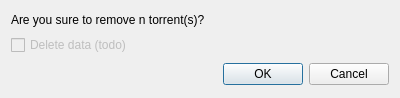
<?xml version="1.0" encoding="UTF-8"?>
<ui version="4.0">
 <class>RemoveDialog</class>
 <widget class="QDialog" name="RemoveDialog">
  <property name="geometry">
   <rect>
    <x>0</x>
    <y>0</y>
    <width>400</width>
    <height>98</height>
   </rect>
  </property>
  <property name="windowTitle">
   <string>Remove torrents</string>
  </property>
  <property name="modal">
   <bool>true</bool>
  </property>
  <layout class="QVBoxLayout" name="verticalLayout">
   <item>
    <widget class="QLabel" name="label">
     <property name="sizePolicy">
      <sizepolicy hsizetype="Preferred" vsizetype="Fixed">
       <horstretch>0</horstretch>
       <verstretch>0</verstretch>
      </sizepolicy>
     </property>
     <property name="text">
      <string>Are you sure to remove n torrent(s)?</string>
     </property>
    </widget>
   </item>
   <item>
    <widget class="QCheckBox" name="data">
     <property name="enabled">
      <bool>false</bool>
     </property>
     <property name="text">
      <string>Delete data (todo)</string>
     </property>
    </widget>
   </item>
   <item>
    <widget class="QDialogButtonBox" name="buttonBox">
     <property name="orientation">
      <enum>Qt::Horizontal</enum>
     </property>
     <property name="standardButtons">
      <set>QDialogButtonBox::Cancel|QDialogButtonBox::Ok</set>
     </property>
    </widget>
   </item>
  </layout>
 </widget>
 <resources/>
 <connections>
  <connection>
   <sender>buttonBox</sender>
   <signal>accepted()</signal>
   <receiver>RemoveDialog</receiver>
   <slot>accept()</slot>
   <hints>
    <hint type="sourcelabel">
     <x>248</x>
     <y>254</y>
    </hint>
    <hint type="destinationlabel">
     <x>157</x>
     <y>274</y>
    </hint>
   </hints>
  </connection>
  <connection>
   <sender>buttonBox</sender>
   <signal>rejected()</signal>
   <receiver>RemoveDialog</receiver>
   <slot>reject()</slot>
   <hints>
    <hint type="sourcelabel">
     <x>316</x>
     <y>260</y>
    </hint>
    <hint type="destinationlabel">
     <x>286</x>
     <y>274</y>
    </hint>
   </hints>
  </connection>
 </connections>
</ui>
